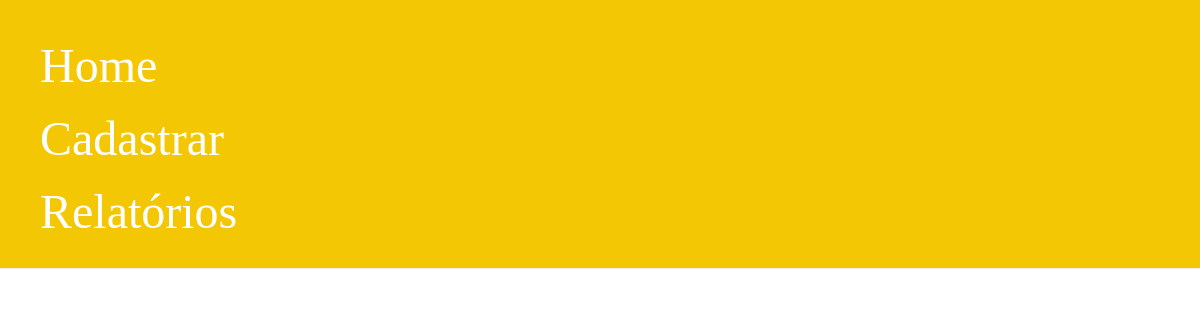
Before: / with the older database file.
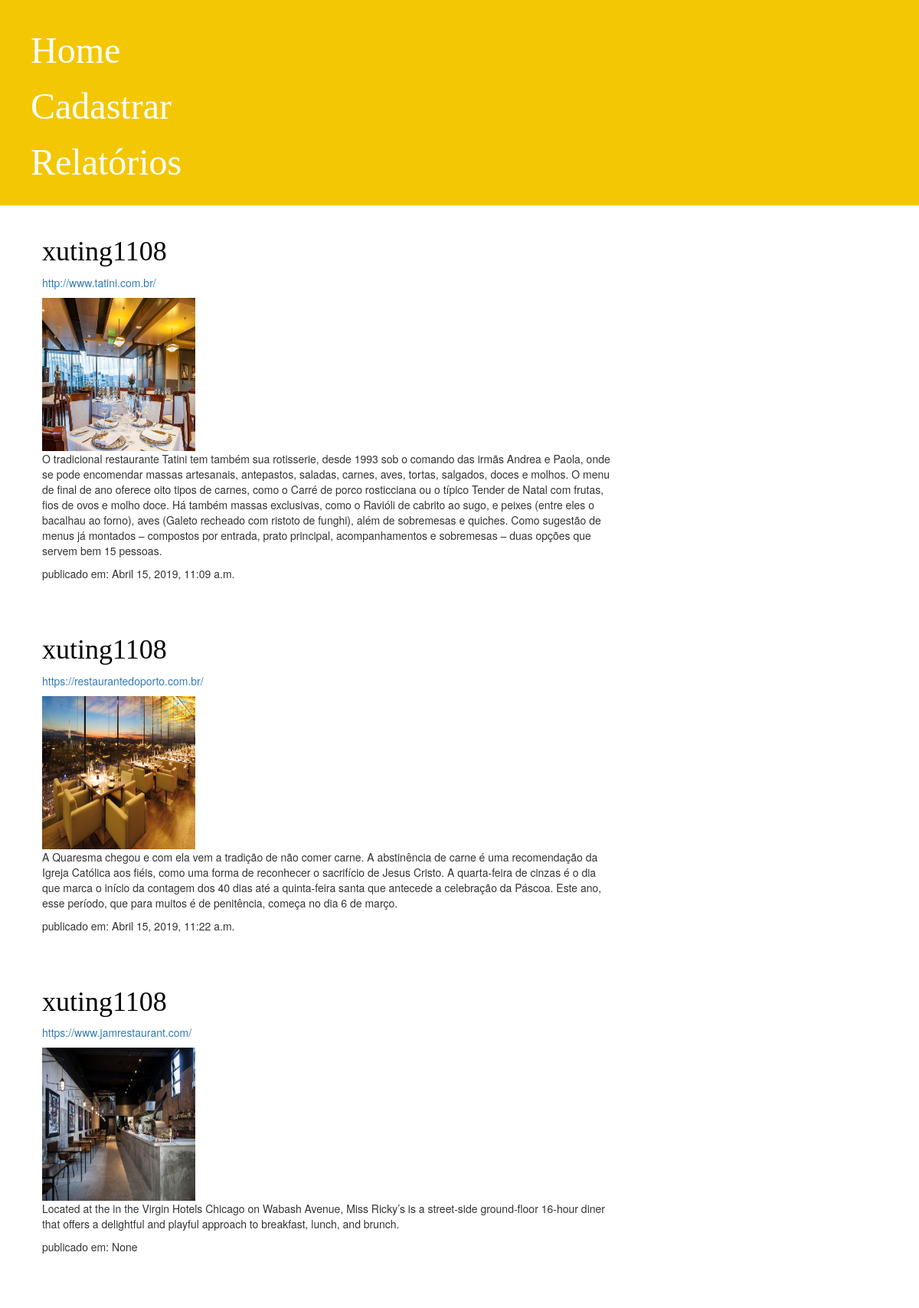
After: the same page with the newer database file.
### cadastro/models.py (models this page shows, shortened)
class Cadastro(models.Model):
    nome = models.ForeignKey('auth.User', on_delete=models.CASCADE)
    restaurante = models.CharField(max_length=200, default=' ')
    website = models.CharField(max_length=200)
    descricao = models.TextField()
    foto = models.ImageField(upload_to='fotos_restaurantes', null=True, blank=True)
    quantidade_pessoas = models.IntegerField(null=True, blank=True)
    faturamento = models.FloatField(null=True, blank=True)
    data_criacao = models.DateTimeField(default=timezone.now())
    data_publicacao = models.DateTimeField(blank= True, null = True)

### cadastro/views.py (the view)
# urls.py: path('', views.lista_cadastro, name='lista_cadastro'),
def lista_cadastro(request):
    cadastros = Cadastro.objects.all()
    return render(request, 'cadastro/lista_cadastro.html', {'cadastros': cadastros})

### cadastro/templates/cadastro/lista_cadastro.html
{% extends 'cadastro/base.html' %}
{% block content %}
    {% for cadastro in cadastros %}
        <div class = 'post' >
            <h1><a href="{% url 'detalhe_cadastro' pk=cadastro.pk %}">{{ cadastro.nome }}</a></h1>
            {% if cadastro.website %}
            <p><a href="{{ cadastro.website }}">{{ cadastro.website }}</a></p>
            {% endif %}
            {% if cadastro.foto %}
            <img src= "{{ cadastro.foto.url }}" height="200" width="200">
             {% endif %}
            <p>{{ cadastro.descricao|linebreaksbr }}</p>
            <p>publicado em: {{ cadastro.data_publicacao }}</p>
        </div>
    {% endfor %}
{% endblock %}

### cadastro/templates/cadastro/base.html (shortened to what this page needs)
{% load staticfiles %}
<html>
    <head>
        <link rel="stylesheet" href="//maxcdn.bootstrapcdn.com/bootstrap/3.2.0/css/bootstrap.min.css">
        <link rel="stylesheet" href="//maxcdn.bootstrapcdn.com/bootstrap/3.2.0/css/bootstrap-theme.min.css">
        <link rel="stylesheet" href="{% static 'css/cadastro.css' %}">
    </head>
    <body>
            <div class="page-header">
                <h1><a href="/">Home</a></h1>
                <h1><a href="{% url 'novo_cadastro' %}">Cadastrar</a></h1>
                <h1><a href="{% url 'relatorio' %}">Relatórios</a></h1>
            </div>
            <div class="content container">
                <div class="row">
                    <div class="col-md-8">
                    {% block content %}
                    {% endblock %}
                    </div>
                </div>
            </div>
        </body>
</html>

### cadastro/static/css/cadastro.css (style rules this page uses)
.page-header { background-color: #f3c704; margin-top: 0; padding: 20px 20px 20px 40px; }
.page-header h1, .page-header h1 a, .page-header h1 a:visited, .page-header h1 a:active { color: #ffffff; font-size: 36pt; text-decoration: none; }
.content { margin-left: 40px; }
h1, h2, h3, h4 { font-family: 'Lobster', cursive; }
.post { margin-bottom: 70px; }
.post h1 a, .post h1 a:visited { color: #000000; }

Changed rows visible on the page:
added Cadastro: nome "xuting1108", website "http://www.tatini.com.br/", foto (picture), descricao "O tradicional restaurante Tatini tem também sua rotisserie, desde 1993 sob o comando das irmãs Andrea e Paola, onde se pode encomendar massas artesanais, antepastos, saladas, carnes, aves, tortas, salgados, doces e molhos. O menu de final de ano oferece oito tipos de carnes, como o Carré de porco rosticciana ou o típico Tender de Natal com frutas, fios de ovos e molho doce. Há também massas exclusivas, como o Ravióli de cabrito ao sugo, e peixes (entre eles o bacalhau ao forno), aves (Galeto recheado com ristoto de funghi), além de sobremesas e quiches. Como sugestão de menus já montados – compostos por entrada, prato principal, acompanhamentos e sobremesas – duas opções que servem bem 15…", data_publicacao "Abril 15, 2019, 11:09 a.m."
added Cadastro: nome "xuting1108", website "https://restaurantedoporto.com.br/", foto (picture), descricao "A Quaresma chegou e com ela vem a tradição de não comer carne. A abstinência de carne é uma recomendação da Igreja Católica aos fiéis, como uma forma de reconhecer o sacrifício de Jesus Cristo. A quarta-feira de cinzas é o dia que marca o início da contagem dos 40 dias até a quinta-feira santa que antecede a celebração da Páscoa. Este ano, esse período, que para muitos é de penitência, começa no dia 6 de março.", data_publicacao "Abril 15, 2019, 11:22 a.m."
added Cadastro: nome "xuting1108", website "https://www.jamrestaurant.com/", foto (picture), descricao "Located at the in the Virgin Hotels Chicago on Wabash Avenue, Miss Ricky’s is a street-side ground-floor 16-hour diner that offers a delightful and playful approach to breakfast, lunch, and brunch.", data_publicacao "None"
